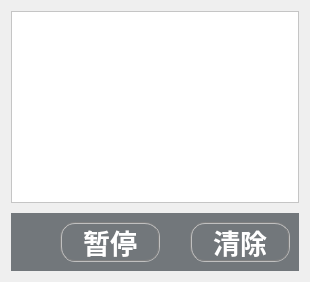
       <widget class="QWidget" name="page_3">
        <layout class="QGridLayout" name="gridLayout_9">
         <item row="0" column="0">
          <layout class="QVBoxLayout" name="verticalLayout_2" stretch="10,1">
           <property name="spacing">
            <number>10</number>
           </property>
           <item>
            <widget class="QTextEdit" name="qdebug_log">
             <property name="maximumSize">
              <size>
               <width>16777215</width>
               <height>16778</height>
              </size>
             </property>
             <property name="font">
              <font>
               <pointsize>12</pointsize>
              </font>
             </property>
             <property name="styleSheet">
              <string notr="true">background-color: rgb(255, 255, 255);
color: rgb(33, 33, 33);</string>
             </property>
            </widget>
           </item>
           <item>
            <widget class="QWidget" name="widget_4" native="true">
             <property name="styleSheet">
              <string notr="true">background-color: rgb(114, 119, 123);</string>
             </property>
             <layout class="QGridLayout" name="gridLayout">
              <item row="0" column="0">
               <layout class="QHBoxLayout" name="horizontalLayout_4" stretch="10,1">
                <property name="spacing">
                 <number>10</number>
                </property>
                <item>
                 <spacer name="horizontalSpacer">
                  <property name="orientation">
                   <enum>Qt::Horizontal</enum>
                  </property>
                  <property name="sizeHint" stdset="0">
                   <size>
                    <width>40</width>
                    <height>20</height>
                   </size>
                  </property>
                 </spacer>
                </item>
                <item>
                 <layout class="QHBoxLayout" name="horizontalLayout_3" stretch="1,1">
                  <property name="spacing">
                   <number>30</number>
                  </property>
                  <item>
                   <widget class="QPushButton" name="stop_Button">
                    <property name="sizePolicy">
                     <sizepolicy hsizetype="Preferred" vsizetype="Preferred">
                      <horstretch>0</horstretch>
                      <verstretch>0</verstretch>
                     </sizepolicy>
                    </property>
                    <property name="minimumSize">
                     <size>
                      <width>100</width>
                      <height>0</height>
                     </size>
                    </property>
                    <property name="maximumSize">
                     <size>
                      <width>120</width>
                      <height>40</height>
                     </size>
                    </property>
                    <property name="font">
                     <font>
                      <pointsize>20</pointsize>
                      <weight>75</weight>
                      <bold>true</bold>
                     </font>
                    </property>
                    <property name="styleSheet">
                     <string notr="true">color: white;
color:#ffffff;
border-radius:15px;
border-style: outset;
border: 2px groove gray; </string>
                    </property>
                    <property name="text">
                     <string>暂停</string>
                    </property>
                   </widget>
                  </item>
                  <item>
                   <widget class="QPushButton" name="clear_Button">
                    <property name="sizePolicy">
                     <sizepolicy hsizetype="Preferred" vsizetype="Preferred">
                      <horstretch>0</horstretch>
                      <verstretch>0</verstretch>
                     </sizepolicy>
                    </property>
                    <property name="minimumSize">
                     <size>
                      <width>100</width>
                      <height>0</height>
                     </size>
                    </property>
                    <property name="maximumSize">
                     <size>
                      <width>120</width>
                      <height>40</height>
                     </size>
                    </property>
                    <property name="font">
                     <font>
                      <pointsize>20</pointsize>
                      <weight>75</weight>
                      <bold>true</bold>
                     </font>
                    </property>
                    <property name="styleSheet">
                     <string notr="true">color: white;
color:#ffffff;
border-radius:15px;
border-style: outset;
border: 2px groove gray; </string>
                    </property>
                    <property name="text">
                     <string>清除</string>
                    </property>
                   </widget>
                  </item>
                 </layout>
                </item>
               </layout>
              </item>
             </layout>
            </widget>
           </item>
          </layout>
         </item>
        </layout>
       </widget>
